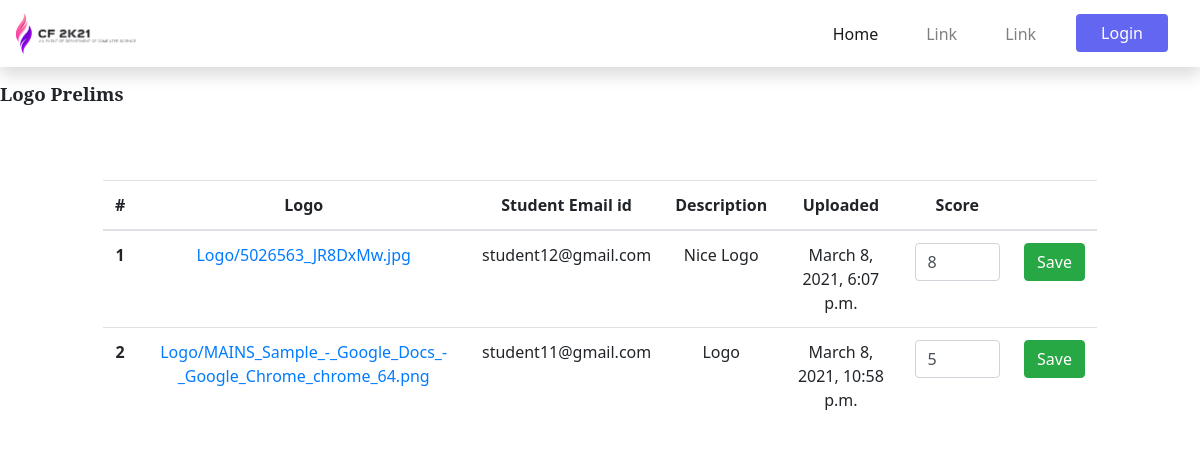
Page /events/impreza/prelims/result/score/ on the committed database.
### imageupload/models.py (models this page shows)
class Logo(models.Model):
    student = models.ForeignKey(User, on_delete=models.CASCADE)
    logo = models.ImageField(upload_to='Logo')
    score = models.PositiveIntegerField(default=0)
    roundtype_choice = (('prelims', 'Prelims'), ('final', 'Finals'))
    roundtype = models.CharField(
        max_length=8, choices=roundtype_choice)
    description = models.TextField(max_length=430)
    date_time = models.DateTimeField(auto_now_add=True)
    status = models.BooleanField(default=False)
    class Meta:
        verbose_name = 'Logo Result'

### userapp/models.py (models this page shows)
class User(AbstractUser):
    username = None
    email = models.EmailField(unique=True)
    first_name = models.CharField(max_length=35)
    mobile = models.CharField(
        unique=True, max_length=10, null=True, blank=False)
    user_type_choice = ((1, 'Admin'), (2, 'Staff'), (3, 'Students'))
    user_type = models.PositiveSmallIntegerField(choices=user_type_choice, default=3
                                                 )
    objects = UserManager()
    USERNAME_FIELD = 'email'
    REQUIRED_FIELDS = ['first_name']

### imageupload/views.py (the view)
# urls.py: path('impreza/prelims/result/score/', display_logo_prelims,
def display_logo_prelims(request):
    score = LogoScoreForm(request.POST or None)
    logo = Logo.objects.filter(roundtype="prelims").order_by('id')
    if request.method == "POST":
        question_id = get_object_or_404(Logo, id=request.POST.get('q_id'))
        Logo.objects.filter(id=question_id.id).update(
            score=request.POST.get('answer'))
        return JsonResponse({'result': 'Good'})
    context = {'logo': logo, 'score': score}
    return render(request, 'imageupload/display_logo.html', context=context)

### imageupload/forms.py
class LogoScoreForm(ModelForm):
    class Meta:
        model = Logo
        fields = ['score']
    def __init__(self, *args, **kwargs):
        super().__init__(*args, **kwargs)
        self.fields['score'].widget.attrs.update(
            {'placeholder': 'Score..'})

### templates/imageupload/display_logo.html (shortened to what this page needs)
{% extends 'base.html' %}
{% load crispy_forms_tags %}
{% block content %}
<h3>Logo Prelims</h3>
<section class="container my-5">
    <div class="table-responsive table_wrapper">
        <table class="table my-1 my-md-2">
            <thead>
                <tr class="text-center">
                    <th scope="col">#</th>
                    <th scope="col">Logo</th>
                    <th scope="col">Student Email id</th>
                    <th scope="col">Description</th>
                    <th scope="col">Uploaded</th>
                    <th scope="col">Score</th>
                    <th scope="col"></th>
                </tr>
            </thead>
            <tbody>
                {% for logo in logo %}
                <tr scope="row" class="text-center">
                    <th scope="row">{{forloop.counter}}</th>
                    <td>
                        <a href="{{logo.logo.url}}" class="text-primary" target="_blank"
                            rel="noopener noreferrer">{{logo.logo}}</a>
                    </td>
                    <td>{{logo.student}}</td>
                    <td>{{logo.description}}</td>
                    <td>{{logo.date_time}}</td>
                    <td>
                        <input type="text" class="form-control" placeholder="Score..." value="{{logo.score}}">
                    </td>
                    <td>
                        <button class="btn btn-success float-left submit_button"
                            data-question="{{logo.id}}">Save</button>
                    </td>
                </tr>
                {% endfor %}
            </tbody>
        </table>
    </div>
</section>
{% endblock %}

### static/css/style.css (style rules this page uses)
html { scroll-behavior: smooth; }
body { width: 100%; height: 100%; margin: 0; padding: 0; overflow-x: hidden; }
h3 { display: block; font-size: 1.17rem; margin-top: 1em; margin-bottom: 1em; margin-left: 0; margin-right: 0; font-weight: bold; font-family: "Noto Serif", serif; }

### templates/imageupload/display_logo.html (style rules this page uses)
.table_wrapper { max-height: 450px; overflow-y: auto; display: inline-block; }
.table_wrapper { scrollbar-width: none; -ms-overflow-style: none; }

### rows in the picture
Logo: logo "Logo/5026563_JR8DxMw.jpg", student "student12@gmail.com", description "Nice Logo", date_time "March 8, 2021, 6:07 p.m.", score "8"
Logo: logo "Logo/MAINS_Sample_-_Google_Docs_-_Google_Chrome_chrome_64.png", student "student11@gmail.com", description "Logo", date_time "March 8, 2021, 10:58 p.m.", score "5"
